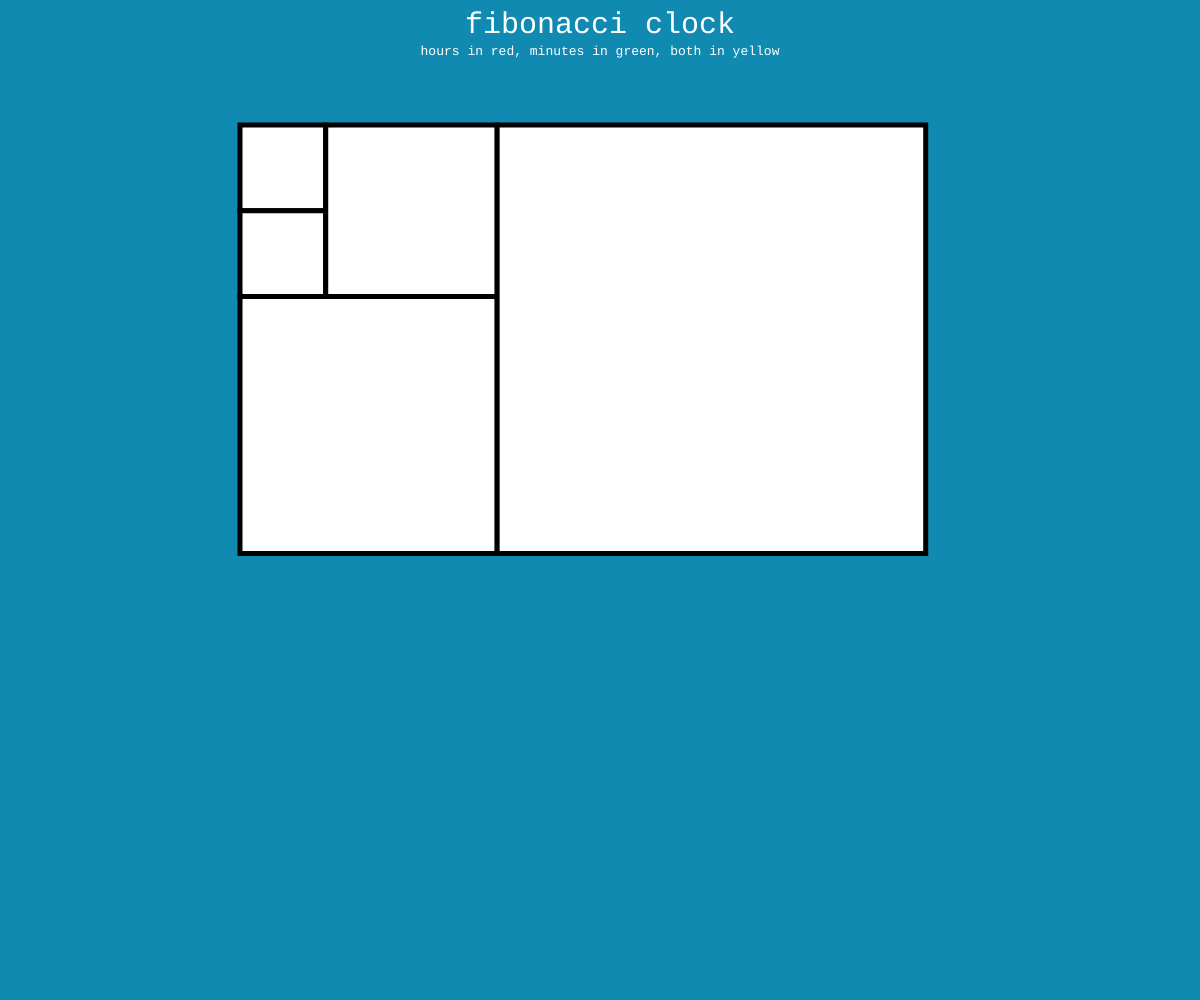
Frame 1 (no input)
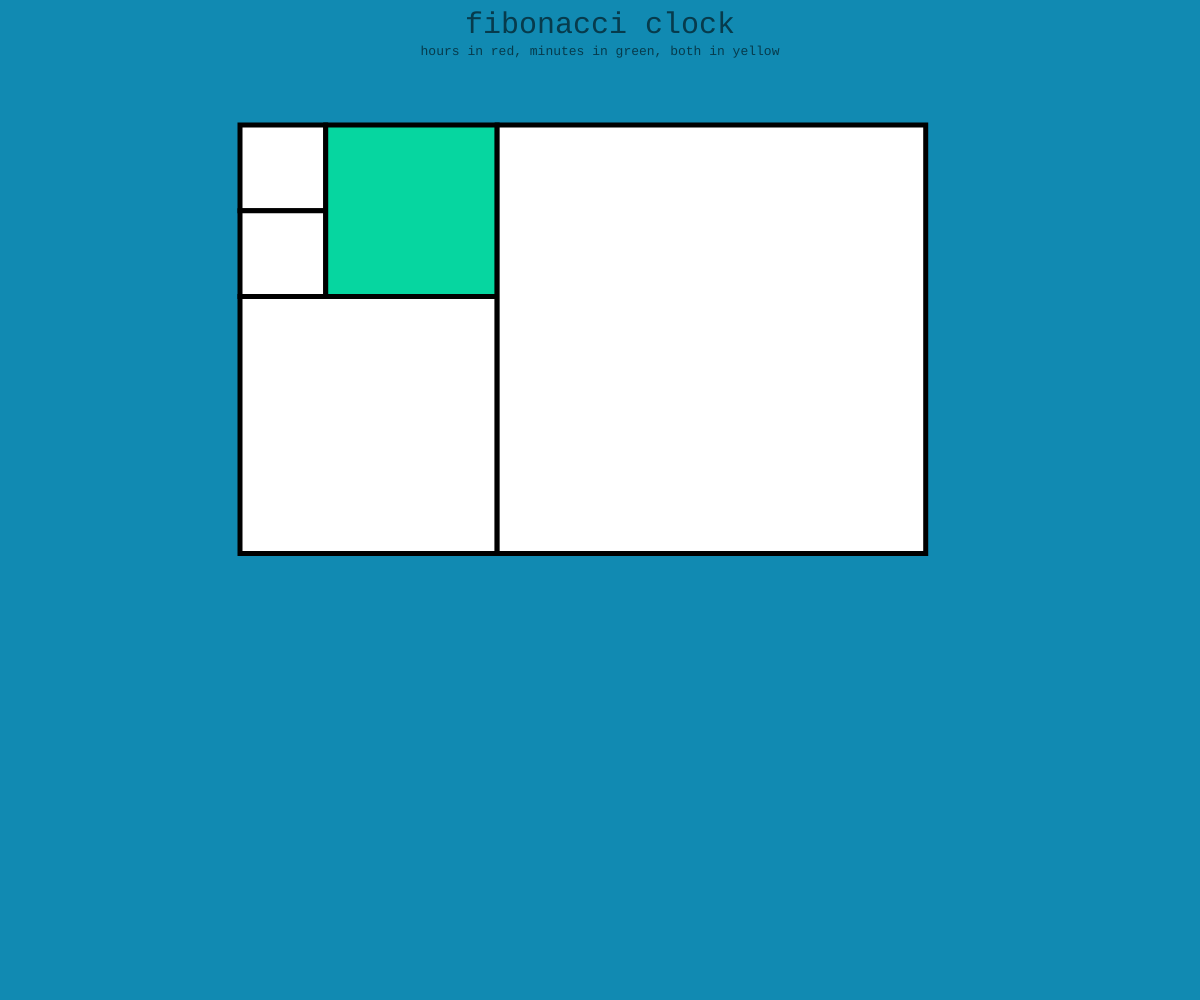
Frame 60 (no input)
Frame 120 (the mouse pressed at the canvas centre since frame 60): identical to frame 60, image omitted

The p5.js sketch that drew these frames (run headless with seeded random() and noise() and a simulated clock; from frame 60 on, the mouse is pressed at the canvas centre):

// p5.js sketch
// ── sketch.js
var colorsq1_0 = "";
var colorsq1_1 = "";
var colorsq2 = "";
var colorsq3 = "";
var colorsq5 = "";
var bgCol = "#118AB2";
var textCol = "#ffffff";

function setup() {
  createCanvas(windowWidth, windowHeight);
}

function draw() {
  background(bgCol);

  fill(textCol);
  textFont("monospace");
  textSize(30);
  textAlign(CENTER, TOP);
  text("fibonacci clock", width / 2, 10);
  textSize(13);
  text("hours in red, minutes in green, both in yellow", width / 2, 45);

  var startW = width / 5;
  var startH = height / 8;
  strokeWeight(5);

  fill(colorsq1_1);
  var sq1_1 = square(startW, startH, width / 14);
  fill(colorsq1_0);
  var sq1_0 = square(startW, startH + width / 14, width / 14);
  fill(colorsq2);
  var sq2 = square(startW + width / 14, startH, width / 7);
  fill(colorsq3);
  var sq3 = square(startW, startH + width / 7, (width / 14) * 3);
  fill(colorsq5);
  var sq5 = square(startW + (width / 14) * 3, startH, (width / 14) * 5);

  var hr = hour() <= 12 ? hour() : hour() - 12;
  if (hour() > 12) {
    bgCol = "#073B4C";
    textCol = "#ffffff";
  } else {
    bgCol = "#118AB2";
    textCol = "#073B4C";
  }
  var min = Math.floor(minute() / 5);

  hrList = findSumVals(hr);
  minList = findSumVals(min);

  colorsq1_1 = 255;
  colorsq1_0 = 255;
  colorsq2 = 255;
  colorsq3 = 255;
  colorsq5 = 255;

  for (var i of hrList) {
    var varname = "color" + i;
    eval(varname + "=" + "color(239, 71, 111)");
  }

  for (var j of minList) {
    var varname1 = "color" + j;
    tester = color(239, 71, 111);
    if (eval(varname1).toString() == tester.toString()) {
      eval(varname1 + "=" + "color(255, 209, 102)");
    } else {
      eval(varname1 + "=" + "color(6, 214, 160)");
    }
  }
  function findSumVals(n) {
    a = n;
    boxList = [];
    i = "0";
    while (a != 0) {
      if (a >= 5) {
        boxList.push("sq5");
        a -= 5;
      }
      if (a >= 3) {
        boxList.push("sq3");
        a -= 3;
      }
      if (a >= 2) {
        boxList.push("sq2");
        a -= 2;
      }
      if (a >= 1) {
        boxList.push("sq1_" + i);
        i = "1";
        a--;
      }
    }
    return boxList;
  }
}

function windowResized() {
  resizeCanvas(windowWidth, windowHeight);
}
